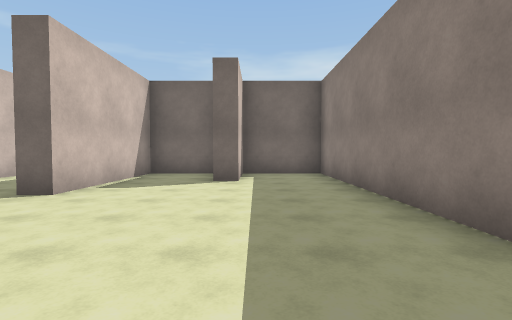
View 1 (above)

24 first-person views from a walk through a Unity game level. The camera is 1.4 m above the floor, tilts 2° down and sees 85° across. The floor is counted in squares, 2 m on a side. Each view is taken from the middle of a square. On the plan, view 1 faces up. The plan holds only what a view shows up to about 9 squares ahead; the rest is blank. The place goes on beyond the plan. The player character is not drawn. Surface patterns are stand-ins for the level's own textures.

View 2
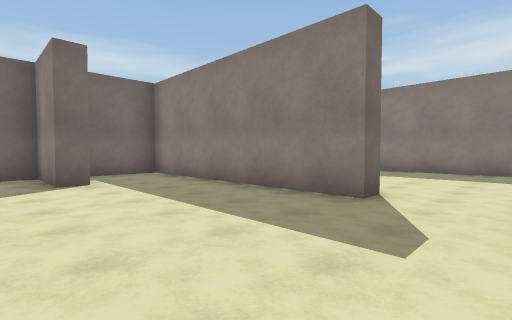

View 3
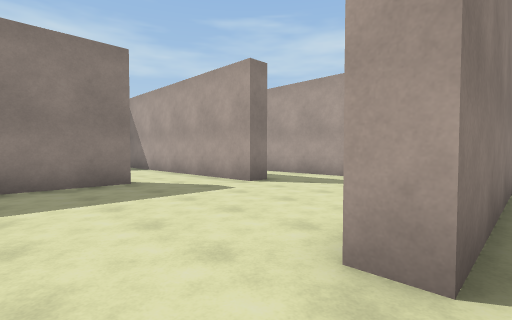

View 4
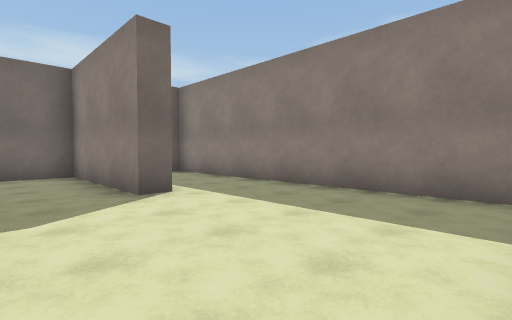

View 5
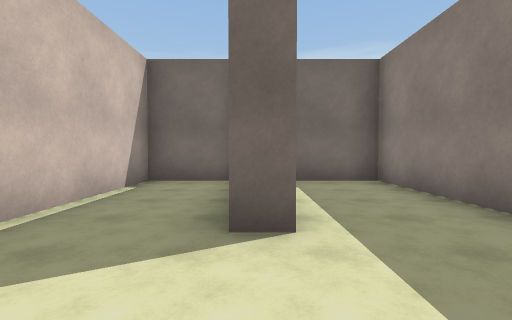

View 6
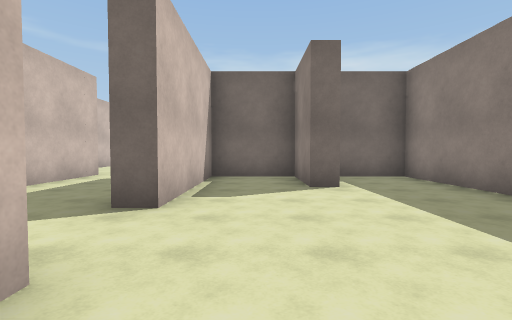

View 7
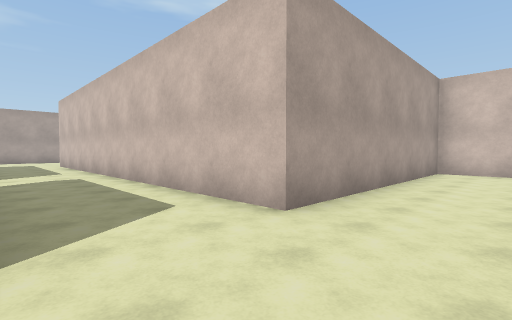

View 8
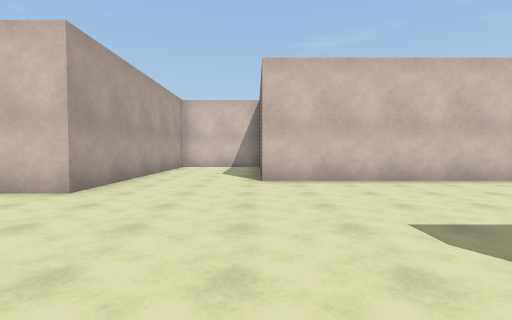

View 9
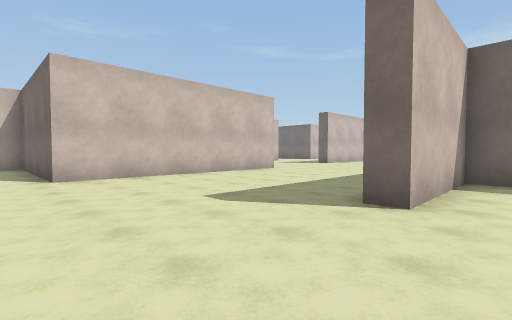

View 10
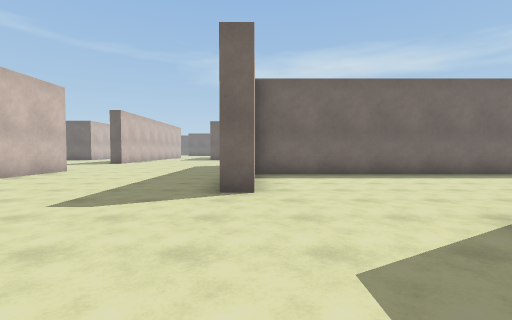

View 11
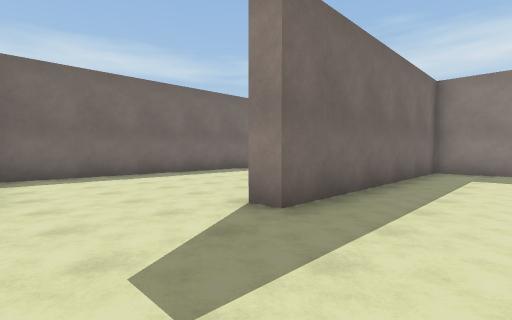

View 12
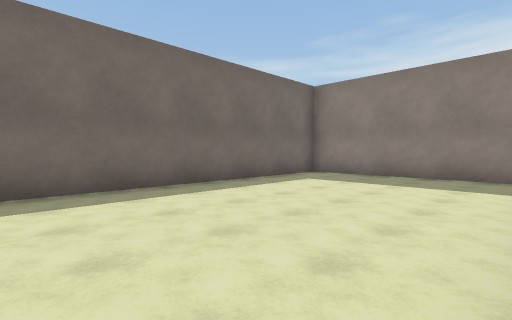

View 13
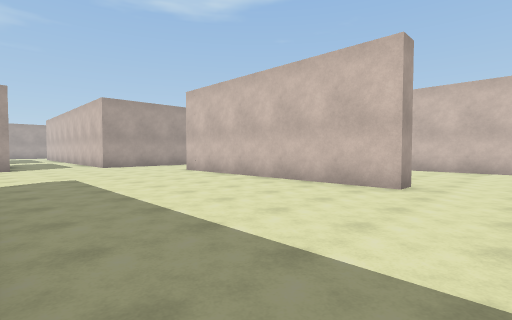

View 14
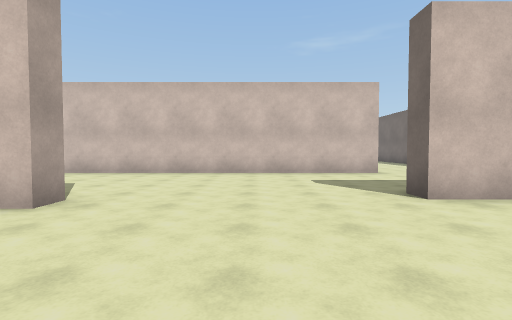

View 15
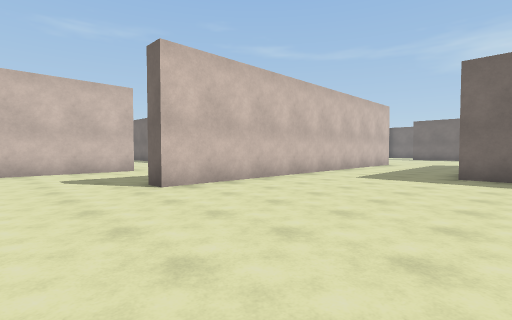

View 16
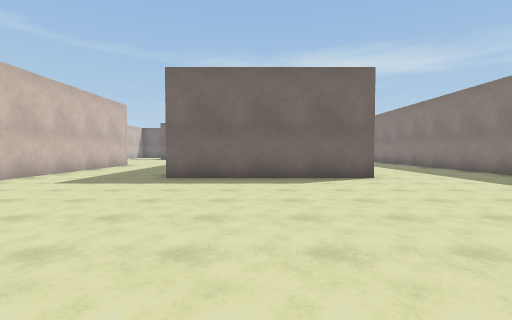

View 17
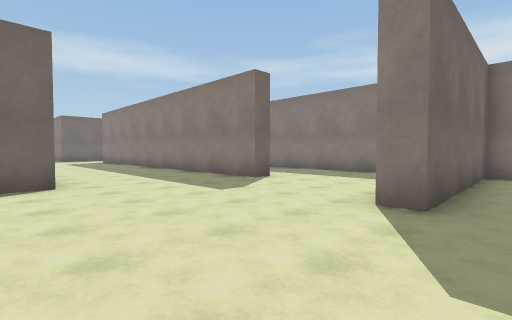

View 18
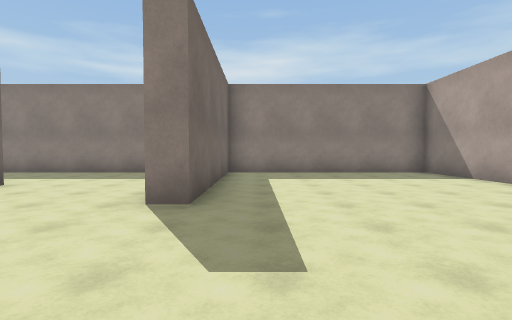

View 19
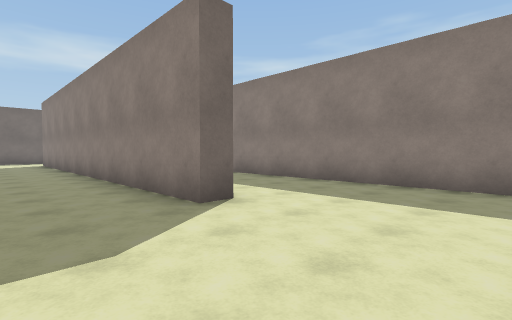

View 20
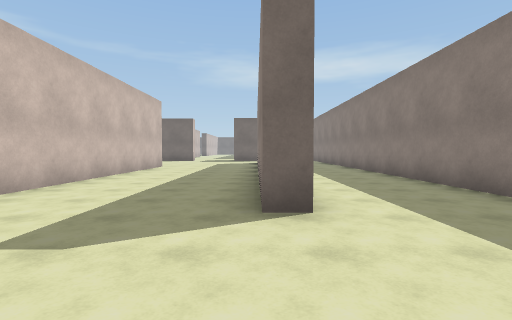

View 21
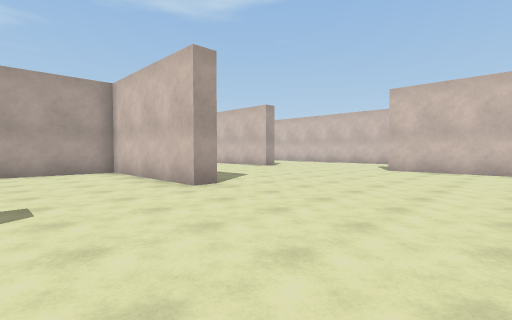

View 22
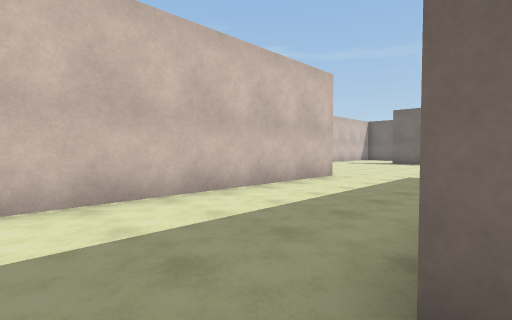

View 23
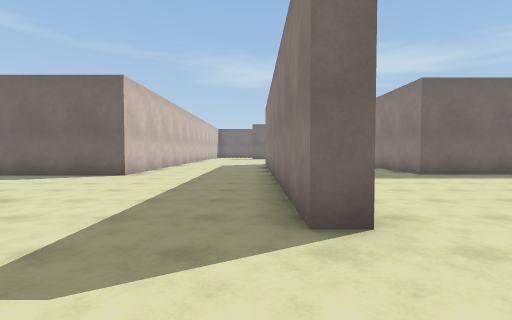

View 24
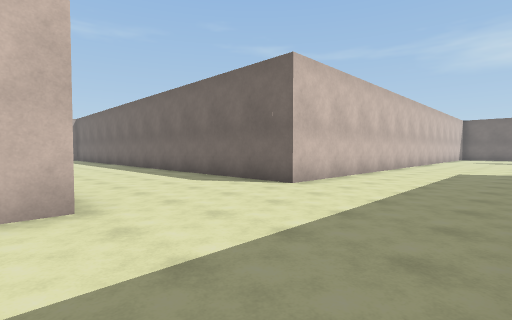

### Floor plan
Points are (right, up) in squares from view 1. A wall is a line through its corners. A room is listed if a view was taken in it or the views show most of it. See-through windows are left out.
Room 1 (views 1, 2, 6)
walls: (2.6, 1.7) (2, 1.7) (2, 8.4) (-0.5, 8.4); (-0.4, 6.3) (-1, 6.3) (-1, 8.4) (-3.2, 8.4) (-3.2, 4.4); (0.6, -1) (0.6, -0.4) (2.5, -0.4); (-0.4, 8.1) (-0.4, 6.6)
ways out: opening at (-3, 3.5) to room 2; opening at (2, 0.5) to room 3
Room 2 (views 3, 7, 8, 9, 10, 11, 12, 13, 14, 15, 16, 17, 18, 19, 20, 21, 22, 23, 24)
walls: (-2.6, 23.2) (-2, 23.2) (-2, 18.7) (0.6, 18.7); (-9, 19.3) (-8.3, 19.3) (-8.3, 12.1) (-12.6, 12.1); (4.8, 18.7) (7.8, 18.7) (7.8, 24.9) (2.6, 24.9) (2.6, 25.5); (-13.6, 25.9) (-13.6, 16.1); (4.8, 29.1) (4.1, 29.1) (4.1, 36.5); (7.8, 26.1) (7.8, 35.1); (7.8, 13.2) (7.8, 18.1) (-2, 18.1) (-2, 14.6) (-2.6, 14.6); (-13.6, 10.6) (-13.6, 9) (-6.5, 9) (-6.5, 0.8); (0, 35.1) (0, 30) (-5.3, 30) (-5.3, 31); (-9, 36) (-9, 24.4) (-9.5, 24.4) (-9.5, 30.8); (7.8, 10.4) (7.8, 12.1) (0.6, 12.1) (0.6, 12.8); (-13.6, 34.1) (-13.6, 29.7) (-18, 29.7); (-3.2, 4.4) (-3.8, 4.4); (-3.8, -1.5) (-3.8, 2.4) (-3.1, 2.4)
ways out: opening at (-3, 3.5) to room 1; gap at (-9, 36)
Room 3 (views 4, 5)
walls: (5.4, 4.4) (4.8, 4.4) (4.8, 8.4) (2.5, 8.4) (2.5, 4.6); (7.8, 0.1) (7.8, 8.4) (5.9, 8.4); (2.5, -0.4) (4.4, -0.4)
ways out: opening at (2, 0.5) to room 1

Positions as (right, up) in squares from view 1, and headings:
1: (0, 0), facing up
2: (-2, 0), facing up-right
3: (-4, 4), facing down-right
4: (3, 0), facing up-right
5: (5, 2), facing up
6: (-2, 1), facing up
7: (-4, 11), facing down-left
8: (-2, 12), facing left
9: (-1, 11), facing up-left
10: (-2, 10), facing up
11: (-2, 10), facing up-right
12: (0, 13), facing up-right
13: (-3, 21), facing down-left
14: (-5, 22), facing left
15: (-4, 22), facing up-left
16: (-3, 23), facing up
17: (-1, 24), facing up-right
18: (-1, 24), facing right
19: (2, 26), facing up-right
20: (4, 26), facing up
21: (1, 28), facing down-left
22: (-5, 29), facing up-left
23: (-10, 22), facing up
24: (-10, 25), facing up-left
